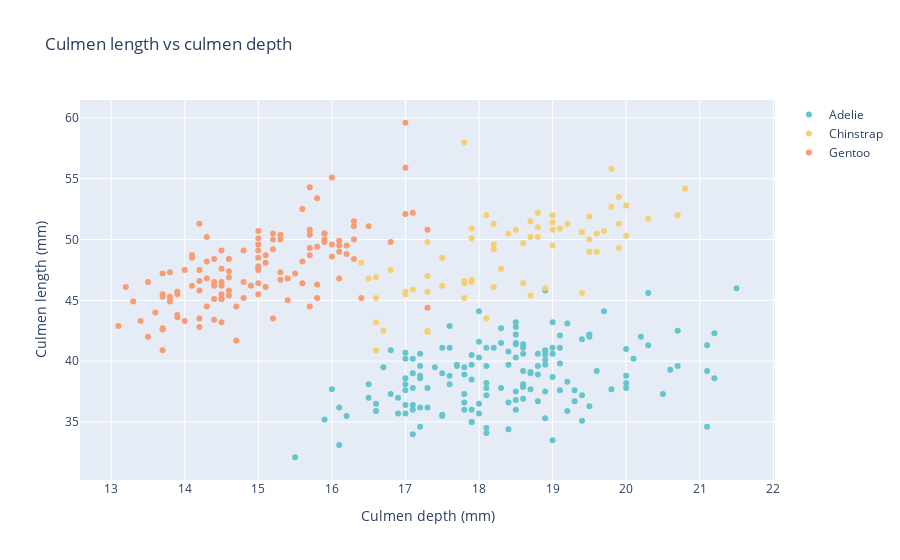

This figure's notebook cell:
### Markdown cell above
We gaan hier op een andere manier een figuur maken. Namelijk met de `graphic_objects` module van plotly. We maken een scatter plot, waarbij we snavel lengte op de y-as en snavel hoogte op x-as zetten.

* Maak een lijst met de drie verschillende soorten.
* Maak een loop, waarbij elke keer voor een andere soort een nieuwe trace met een scatter plot wordt toegevoegd.
* Zorg dat de assen en titels weer geschikt zijn.
* Gebruik dezelfde kleuren als uit onderdeel 3 (maak je eigen color map)

### Code cell
import plotly.graph_objects as go
fig = go.Figure()

species_color_map = {'Adelie':'rgb(102, 197, 204)', 'Chinstrap':'rgb(246, 207, 113)', 'Gentoo':'rgb(248, 156, 116)'}

species = ['Adelie', 'Chinstrap', 'Gentoo']

### code
# Loop through the species
for s in species:
    species_data=df[df['species'] == s]

    fig.add_trace(go.Scatter(
        x=species_data['culmen_depth_mm'],
        y=species_data['culmen_length_mm'],
        mode='markers',
        name=s,
        marker=dict(color=species_color_map[s])
    ))

fig.update_layout({'title': {'text':'Culmen length vs culmen depth'},
                    'xaxis': {'title':{'text': 'Culmen depth (mm)'}},
                    'yaxis': {'title':{'text': 'Culmen length (mm)'}}})
fig.show()

### Figure 1 — Plotly figure (JSON) as saved in the notebook; plotly's stock layout.template omitted (floating-point values rounded to 4 significant figures; data arrays with more than 128 entries replaced by an {"elided": "..."} marker saying what was removed)
{"data": [{"marker": {"color": "rgb(102, 197, 204)"}, "mode": "markers", "name": "Adelie", "type": "scatter", "x": {"elided": "152 float values"}, "y": {"elided": "152 float values"}}, {"marker": {"color": "rgb(246, 207, 113)"}, "mode": "markers", "name": "Chinstrap", "type": "scatter", "x": [17.9, 19.5, 19.2, 18.7, 19.8, 17.8, 18.2, 18.2, 18.9, 19.9, 17.8, 20.3, 17.3, 18.1, 17.1, 19.6, 20, 17.8, 18.6, 18.2, 17.3, 17.5, 16.6, 19.4, 17.9, 19, 18.4, 19, 17.8, 20, 16.6, 20.8, 16.7, 18.8, 18.6, 16.8, 18.3, 20.7, 16.6, 19.9, 19.5, 17.5, 19.1, 17, 17.9, 18.5, 17.9, 19.6, 18.7, 17.3, 16.4, 19, 17.3, 19.7, 17.3, 18.8, 16.6, 19.9, 18.8, 19.4, 19.5, 16.5, 17, 19.8, 18.1, 18.2, 19, 18.7], "y": [46.5, 50, 51.3, 45.4, 52.7, 45.2, 46.1, 51.3, 46, 51.3, 46.6, 51.7, 47, 52, 45.9, 50.5, 50.3, 58, 46.4, 49.2, 42.4, 48.5, 43.2, 50.6, 46.7, 52, 50.5, 49.5, 46.4, 52.8, 40.9, 54.2, 42.5, 51, 49.7, 47.5, 47.6, 52, 46.9, 53.5, 49, 46.2, 50.9, 45.5, 50.9, 50.8, 50.1, 49, 51.5, 49.8, 48.1, 51.4, 45.7, 50.7, 42.5, 52.2, 45.2, 49.3, 50.2, 45.6, 51.9, 46.8, 45.7, 55.8, 43.5, 49.6, 50.8, 50.2]}, {"marker": {"color": "rgb(248, 156, 116)"}, "mode": "markers", "name": "Gentoo", "type": "scatter", "x": [13.2, 16.3, 14.1, 15.2, 14.5, 13.5, 14.6, 15.3, 13.4, 15.4, 13.7, 16.1, 13.7, 14.6, 14.6, 15.7, 13.5, 15.2, 14.5, 15.1, 14.3, 14.5, 14.5, 15.8, 13.1, 15.1, 14.3, 15, 14.3, 15.3, 15.3, 14.2, 14.5, 17, 14.8, 16.3, 13.7, 17.3, 13.6, 15.7, 13.7, 16, 13.7, 15, 15.9, 13.9, 13.9, 15.9, 13.3, 15.8, 14.2, 14.1, 14.4, 15, 14.4, 15.4, 13.9, 15, 14.5, 15.3, 13.8, 14.9, 13.9, 15.7, 14.2, 16.8, 14.4, 16.2, 14.2, 15, 15, 15.6, 15.6, 14.8, 15, 16, 14.2, 16.3, 13.8, 16.4, 14.5, 15.6, 14.6, 15.9, 13.8, 17.3, 14.4, 14.2, 14, 17, 15, 17.1, 14.5, 16.1, 14.7, 15.7, 15.8, 14.6, 14.4, 16.5, 15, 17, 15.5, 15, 13.8, 16.1, 14.7, 15.8, 14, 15.1, 15.2, 15.9, 15.2, 16.3, 14.1, 16, 15.7, 16.2, 13.7, null, 14.3, 15.7, 14.8, 16.1], "y": [46.1, 50, 48.7, 50, 47.6, 46.5, 45.4, 46.7, 43.3, 46.8, 40.9, 49, 45.5, 48.4, 45.8, 49.3, 42, 49.2, 46.2, 48.7, 50.2, 45.1, 46.5, 46.3, 42.9, 46.1, 44.5, 47.8, 48.2, 50, 47.3, 42.8, 45.1, 59.6, 49.1, 48.4, 42.6, 44.4, 44, 48.7, 42.7, 49.6, 45.3, 49.6, 50.5, 43.6, 45.5, 50.5, 44.9, 45.2, 46.6, 48.5, 45.1, 50.1, 46.5, 45, 43.8, 45.5, 43.2, 50.4, 45.3, 46.2, 45.7, 54.3, 45.8, 49.8, 46.2, 49.5, 43.5, 50.7, 47.7, 46.4, 48.2, 46.5, 46.4, 48.6, 47.5, 51.1, 45.2, 45.2, 49.1, 52.5, 47.4, 50, 44.9, 50.8, 43.4, 51.3, 47.5, 52.1, 47.5, 52.2, 45.5, 49.5, 44.5, 50.8, 49.4, 46.9, 48.4, 51.1, 48.5, 55.9, 47.2, 49.1, 47.3, 46.8, 41.7, 53.4, 43.3, 48.1, 50.5, 49.8, 43.5, 51.5, 46.2, 55.1, 44.5, 48.8, 47.2, null, 46.8, 50.4, 45.2, 49.9]}], "layout": {"title": {"text": "Culmen length vs culmen depth"}, "xaxis": {"title": {"text": "Culmen depth (mm)"}}, "yaxis": {"title": {"text": "Culmen length (mm)"}}}}
